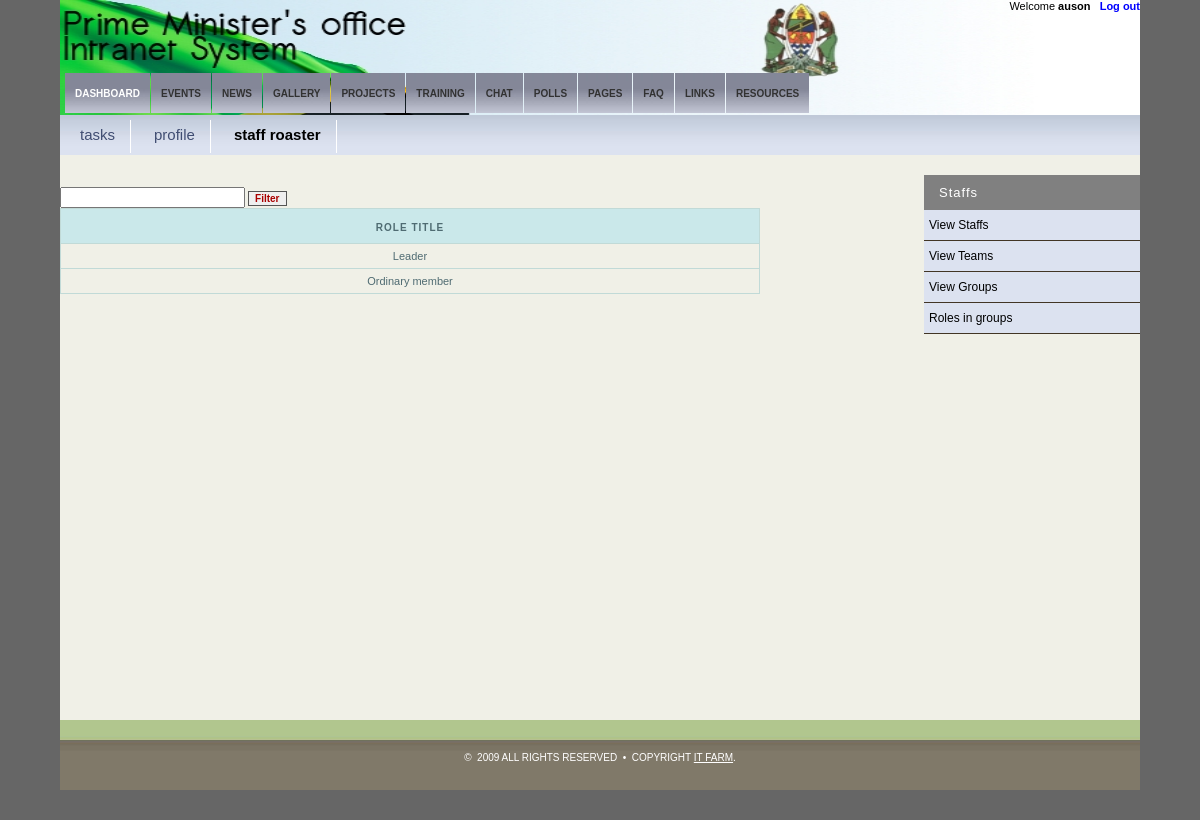
Page /modules/tasks/main.php?page=staffroaster&tag=viewroles (signed in) on the committed database.
### tables this page shows
CREATE TABLE IF NOT EXISTS `tbl_list_role_in_group_type` (
  `role_in_group_type` varchar(15) NOT NULL,
  PRIMARY KEY (`role_in_group_type`)
);

### modules/tasks/config_imported/coresql.inc.php (called while the page is built, shortened)
<?php
$qry_roles_in_groups_SQL ="SELECT role_in_group_type FROM tbl_list_role_in_group_type";
?>

### modules/tasks/dashboard/viewroles.php (the view, shortened to what this page needs)
<?php
	@include_once('config.php');
	@include_once('config_imported/coresql.inc.php');
    $search_string = $_POST['search_string'];
?>
<form name="filter_form" method="post" action="<?php echo $homePage ?>">
	<input type="text" name="search_string"  value="<?php echo $search_string?>" class="vform"/>
	<input type="submit" value="Filter" class="button" />
</form>
<div class="scrolldown">
<table style="text-align:left;" width="100%">
	<thead>
		<tr>
			<th> Role title</th>
		</tr>
	</thead>
	<thead>
		<?php
			 $group_query = mysql_query( $qry_roles_in_groups_SQL . " WHERE role_in_group_type Like '%".$search_string."%'" ) or die( mysql_error() );
			for( $incr = 0; $incr< mysql_num_rows($group_query); $incr++) {
				$row = mysql_fetch_array( $group_query );
				echo "<tr>";
					echo "<td>". $row['role_in_group_type'] . "</td>";
				echo "</tr>";
			}
		?>
	</thead>
</table>
</div>

### modules/tasks/stylesheets/main.css (style rules this page uses)
body { margin: 0px; padding: 0; background: #666666; text-align: justify; font-family: Tahoma, Arial, Helvetica, sans-serif; font-size: 11px; color: #3D3726; }
.scrolldown { width: 700px; height:500px; overflow-y:auto; overflow-x:auto; border:0px solid black; }
.button { font-family: Verdana, Arial, Helvetica, sans-serif; font-size: 10px; font-style: normal; font-weight : bold; color: #aa0000; cursor: pointer; border: #555555 1px solid; }

### modules/tasks/stylesheets/table_style.css (style rules this page uses)
table { width:100%; padding: 0; margin: 0 auto 1.5em auto; border-left: 1px solid #C1DAD7; border-collapse:collapse; }
th { font: bold 10px/22px "Trebuchet MS", Verdana, Arial, Helvetica, sans-serif; color: #4f6b72; border-right: 1px solid #C1DAD7; border-bottom: 1px solid #C1DAD7; border-top: 1px solid #C1DAD7; letter-spacing: 1px; text-transform: uppercase; text-align:center; padding: 8px 12px 4px 12px; background: #CAE8EA url(/statics/images/bg_header.jpg) no-repeat; vertical-align:middle; }
td { font: normal 11px "Trebuchet MS", Verdana, Arial, Helvetica, sans-serif; border-right: 1px solid #C1DAD7; border-bottom: 1px solid #C1DAD7; padding: 6px 12px 6px 12px; color: #4f6b72; text-align:center; }

### rows in the picture
tbl_list_role_in_group_type: role_in_group_type "Leader"
tbl_list_role_in_group_type: role_in_group_type "Ordinary member"

### other values in the picture
$_SESSION['username'] "auson"
$main_url[$incr][0] "DASHBOARD"
$main_url[$incr][0] "EVENTS"
$main_url[$incr][0] "NEWS"
$main_url[$incr][0] "GALLERY"
$main_url[$incr][0] "PROJECTS"
$main_url[$incr][0] "TRAINING"
$main_url[$incr][0] "CHAT"
$main_url[$incr][0] "POLLS"
$main_url[$incr][0] "PAGES"
$main_url[$incr][0] "FAQ"
$main_url[$incr][0] "LINKS"
$main_url[$incr][0] "RESOURCES"
$url[$incr][0] "tasks"
$url[$incr][0] "profile"
